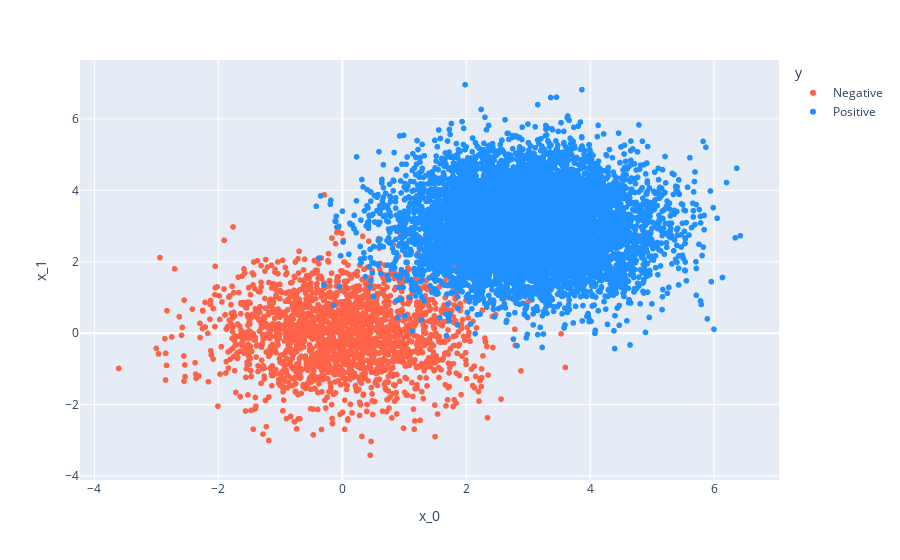

The code cell stored with this chart in its notebook:
### Markdown cell above
### Visualize created data

### Code cell
from utils import plot_x_y
plot_x_y(x, y)

### Figure 1 — Plotly figure (JSON) as saved in the notebook; plotly's stock layout.template omitted (floating-point values rounded to 4 significant figures; data arrays with more than 128 entries replaced by an {"elided": "..."} marker saying what was removed)
{"data": [{"hovertemplate": "y=Negative<br>x_0=%{x}<br>x_1=%{y}<extra></extra>", "legendgroup": "Negative", "marker": {"color": "#FF6347", "symbol": "circle"}, "mode": "markers", "name": "Negative", "showlegend": true, "type": "scattergl", "x": {"elided": "2000 float values"}, "xaxis": "x", "y": {"elided": "2000 float values"}, "yaxis": "y"}, {"hovertemplate": "y=Positive<br>x_0=%{x}<br>x_1=%{y}<extra></extra>", "legendgroup": "Positive", "marker": {"color": "#1E90FF", "symbol": "circle"}, "mode": "markers", "name": "Positive", "showlegend": true, "type": "scattergl", "x": {"elided": "8000 float values"}, "xaxis": "x", "y": {"elided": "8000 float values"}, "yaxis": "y"}], "layout": {"legend": {"title": {"text": "y"}, "tracegroupgap": 0}, "margin": {"t": 60}, "xaxis": {"anchor": "y", "domain": [0, 1], "title": {"text": "x_0"}}, "yaxis": {"anchor": "x", "domain": [0, 1], "title": {"text": "x_1"}}}}
